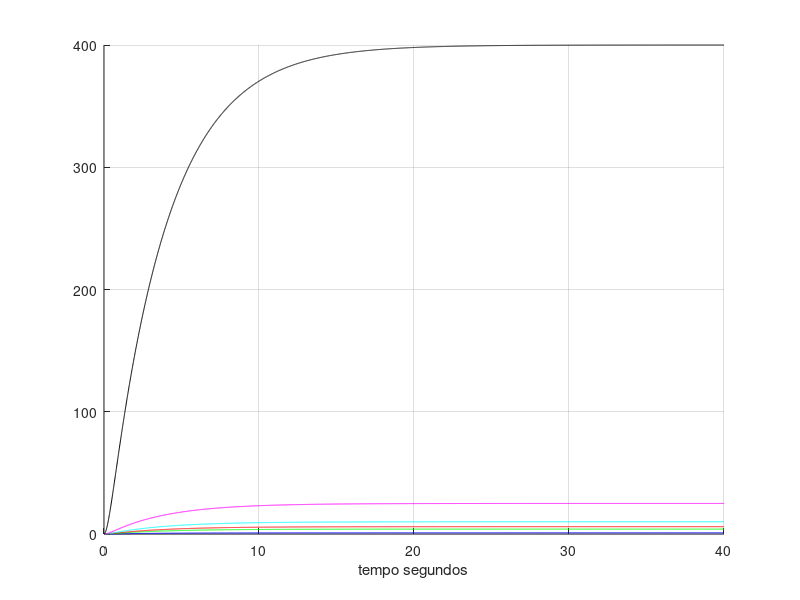

This figure's MATLAB source:
% quarta questão

% encontrando a equação de transferencia,

clear all

K = [1 4 6 10 25 400];
t = 0:0.01:40;
cor = ['b', 'g', 'r', 'c', 'm', 'k'];

for c = 1:length(K)
    gs = tf([K(c)], [1 4 1]);
    [y(c,:)] = step(gs, t);
    hold on;
    plot(t, y(c,:), cor(c));
    grid on;
end

xlabel('tempo segundos');


